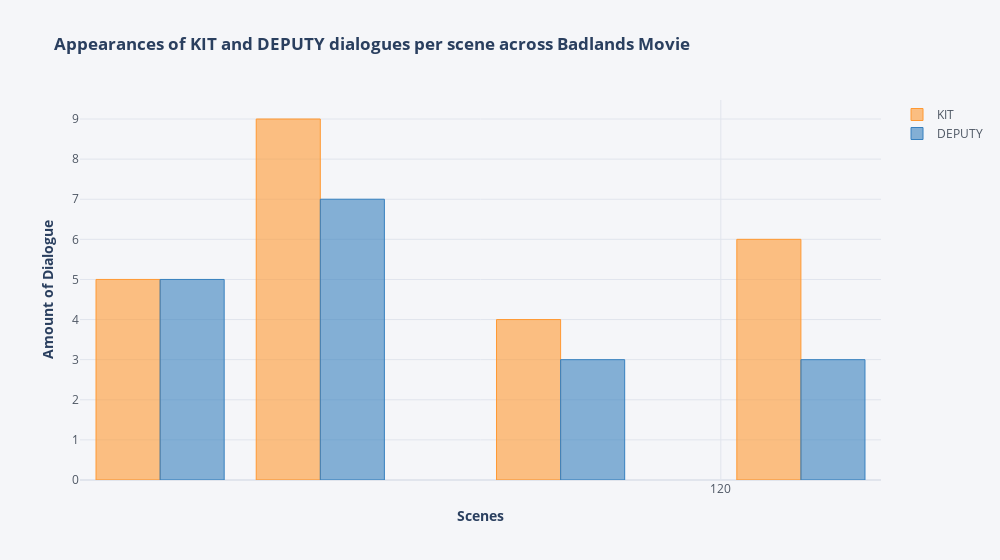

Notebook source saved alongside this figure:
### Code cell
df_3_count, df_3_dialogue = dia.xter_count_perscene(['KIT', 'DEPUTY'])
dia.scene_dialogue_plot(df_3_count)

### Figure 1 — Plotly figure (JSON) as saved in the notebook; plotly's stock layout.template omitted (floating-point values rounded to 4 significant figures)
{"data": [{"marker": {"color": "rgba(255, 153, 51, 0.6)", "line": {"color": "rgba(255, 153, 51, 1.0)", "width": 1}}, "name": "KIT", "orientation": "v", "text": "", "type": "bar", "x": [113, 115, 118, 121], "y": [5, 9, 4, 6]}, {"marker": {"color": "rgba(55, 128, 191, 0.6)", "line": {"color": "rgba(55, 128, 191, 1.0)", "width": 1}}, "name": "DEPUTY", "orientation": "v", "text": "", "type": "bar", "x": [113, 115, 118, 121], "y": [5, 7, 3, 3]}], "layout": {"legend": {"bgcolor": "#F5F6F9", "font": {"color": "#4D5663"}}, "paper_bgcolor": "#F5F6F9", "plot_bgcolor": "#F5F6F9", "title": {"text": "<b> Appearances of KIT and DEPUTY dialogues per scene across Badlands Movie <b>"}, "width": 1000, "xaxis": {"dtick": 10, "gridcolor": "#E1E5ED", "showgrid": true, "tickfont": {"color": "#4D5663"}, "title": {"text": "<b> Scenes <b>"}, "zerolinecolor": "#E1E5ED"}, "yaxis": {"gridcolor": "#E1E5ED", "showgrid": true, "tickfont": {"color": "#4D5663"}, "title": {"text": "<b> Amount of Dialogue <b>"}, "zerolinecolor": "#E1E5ED"}}}
